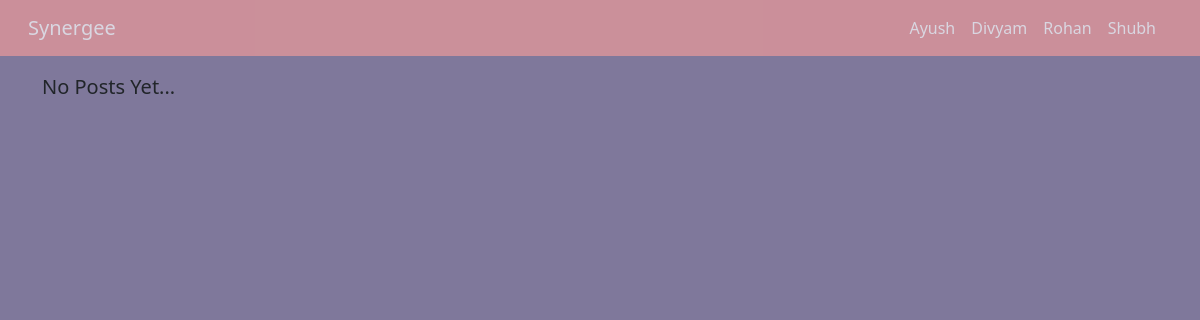
Before: /blog/2/4/ with the older database file.
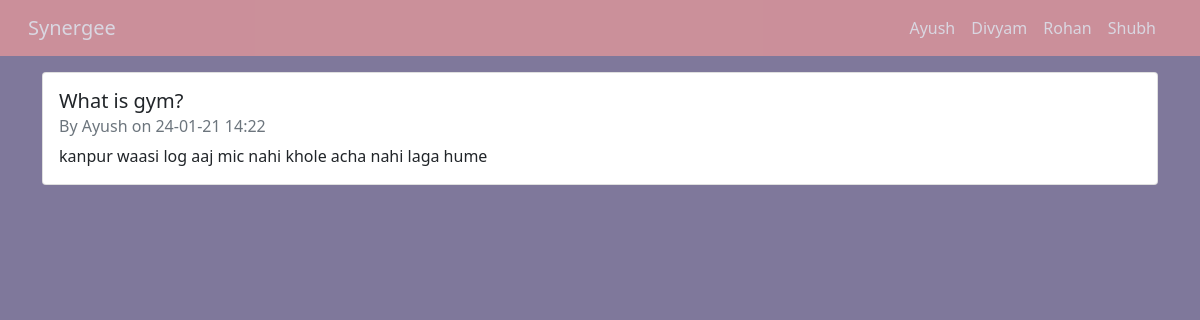
After: the same page with the newer database file.
### group/models.py (models this page shows, shortened)
class Member(models.Model):
    first_name = models.CharField(max_length=56)
    last_name = models.CharField(max_length=56)
    image = models.URLField()
    email = models.EmailField(max_length=56)
    interests = models.ManyToManyField(Interest)
    github_url = models.URLField(blank=True,null=True)
    linkedin_url = models.URLField(blank=True,null=True)
    resume_url = models.URLField(blank=True,null=True)
    class Meta:
        ordering = ('first_name',)

### blog/models.py (models this page shows, shortened)
class Post(models.Model):
    author = models.ForeignKey(Member,on_delete=models.CASCADE)
    category = models.ForeignKey(Interest,on_delete=models.CASCADE)
    title = models.CharField(max_length=128)
    content = models.TextField()
    created_at = models.DateTimeField(auto_now_add=True)
    class Meta:
        ordering = ('-created_at',)

### blog/views.py (the view)
# urls.py: path('<int:author_id>/<int:category_id>/',views.ListPost.as_view(),name='list-post'),
class ListPost(View):
    def get(self,request,author_id,category_id):
        posts = Post.objects.filter(author_id=author_id,category_id=category_id)
        members = Member.objects.all()
        context = {
            'posts':posts,
            'members':members
        }
        return render(request,'blog/list-posts.html',context)

### blog/templates/blog/list-posts.html
{% extends 'base.html' %}
{% block content %}
<div class="container">
    <div class="row">
        {% for post in posts %}
        <div class="col-lg-12">
            <div class="card mb-3" style="width: 75%rem;">
                <div class="card-body">
                  <h5 class="card-title">{{post.title}}</h5>
                  <h6 class="card-subtitle mb-2 text-muted">By {{post.author.first_name}} on {{post.created_at|date:'d-m-y H:i'}}</h6>
                  <p class="card-text">{{post.content}}</p>
                </div>
              </div>
        </div>
        {% empty %}
        <p class="lead">No Posts Yet...</p>
        {% endfor %}
    </div>
</div>
{% endblock %}

### templates/base.html (shortened to what this page needs)
<!doctype html>
{% load static %}
<html lang="en">
<head>
  <link href="https://cdn.jsdelivr.net/npm/bootstrap@5.0.0-beta1/dist/css/bootstrap.min.css" rel="stylesheet">
  <link rel="stylesheet" href="{% static 'css/style.css' %}">
</head>
<body>
  <nav class="navbar navbar-expand-lg navbar-dark">
    <div class="container-fluid">
      <a class="navbar-brand ms-3" href="{% url 'list-profile' %}">Synergee</a>
      <div class="collapse navbar-collapse" id="navbarSupportedContent">
        <ul class="navbar-nav ms-auto me-4 mb-2 mb-lg-0">
          {% for member in members %}
          <li class="nav-item">
            <a class="nav-link active" aria-current="page"
              href="{% url 'detail-profile' member.id %}">{{member.first_name|capfirst}}</a>
          </li>
          {% endfor %}
      </div>
    </div>
  </nav>
  <div class="mt-3">
    {% block content %} {% endblock %}
  </div>
</body>
</html>

### static/css/style.css (style rules this page uses)
body { background-color: #7f789b; }
.navbar { background-color: rgb(236, 154, 154); opacity: 70%; }

Changed rows visible on the page:
added Post: title "What is gym?", author.first_name "Ayush", created_at "24-01-21 14:22", content "kanpur waasi log aaj mic nahi khole acha nahi laga hume"
Other visible differences:
text no longer shown: "No Posts Yet..."
